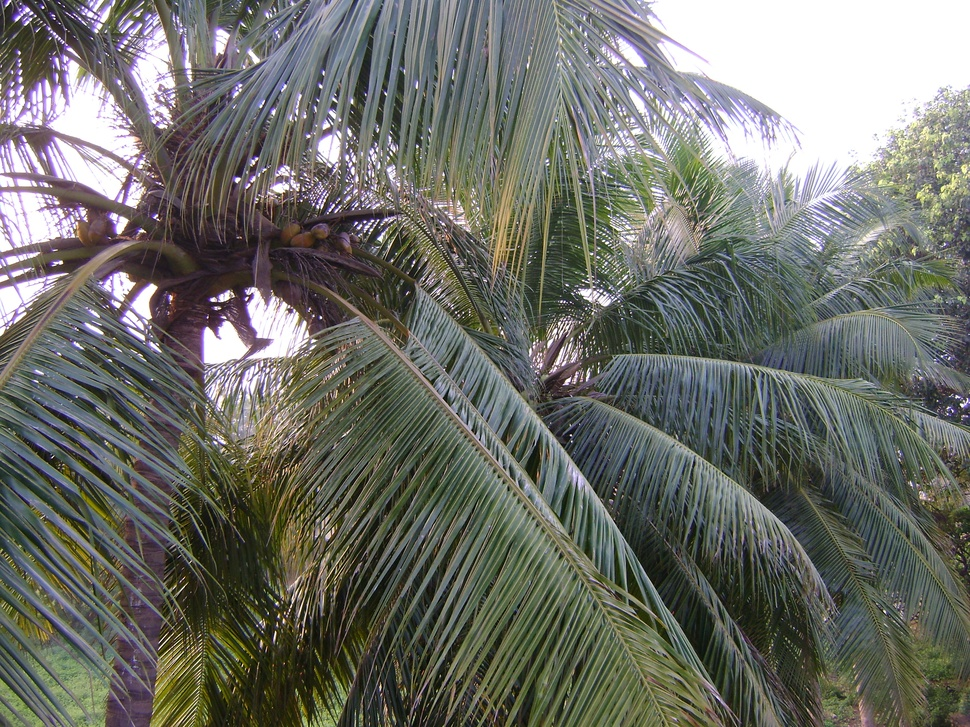
%> input picture tree3.JPG, 970 x 727 px, shrunk from 3072 x 2304 before the run
$ octave subtracting_img.m   (GNU Octave 9; MATLAB toolbox functions it lacks are replaced by stand-ins)
%> lines starting %> are read from the running program, lines starting %| are printed output that depends on the picture
pkg load image;
tree = imread('tree3.JPG');
%> tree is the input picture: size 727x970x3 uint8; mean R, G, B 109.6, 111.2, 104.2
background = imopen(tree,strel('disk',8,0));
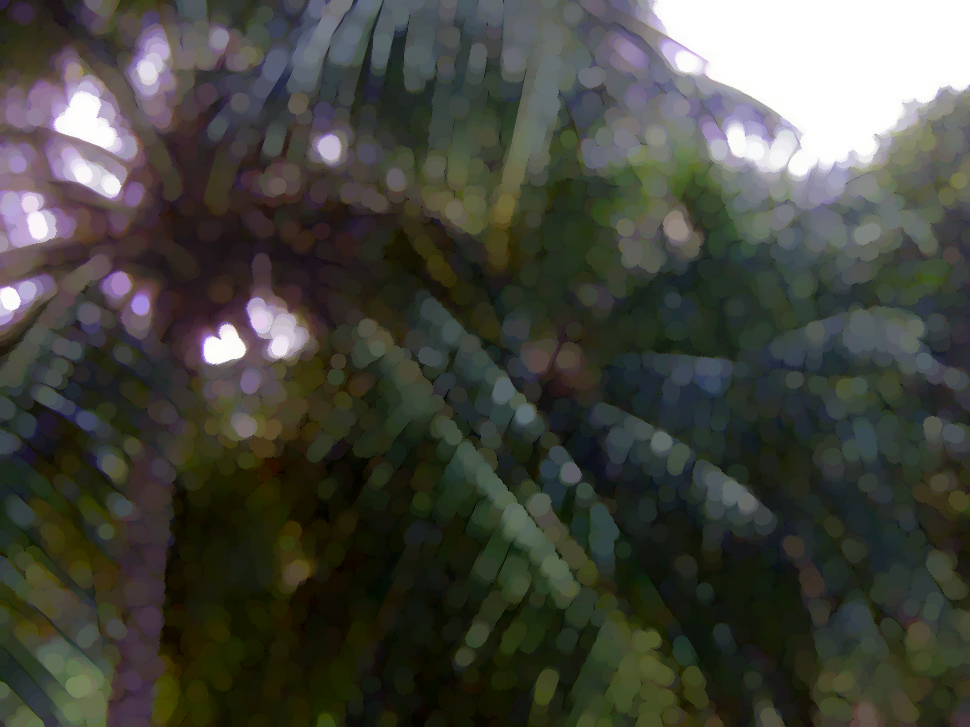
%> background: size 727x970x3 uint8; mean R, G, B 69.3, 70.5, 62.7
rice2 = imsubtract(tree,background);
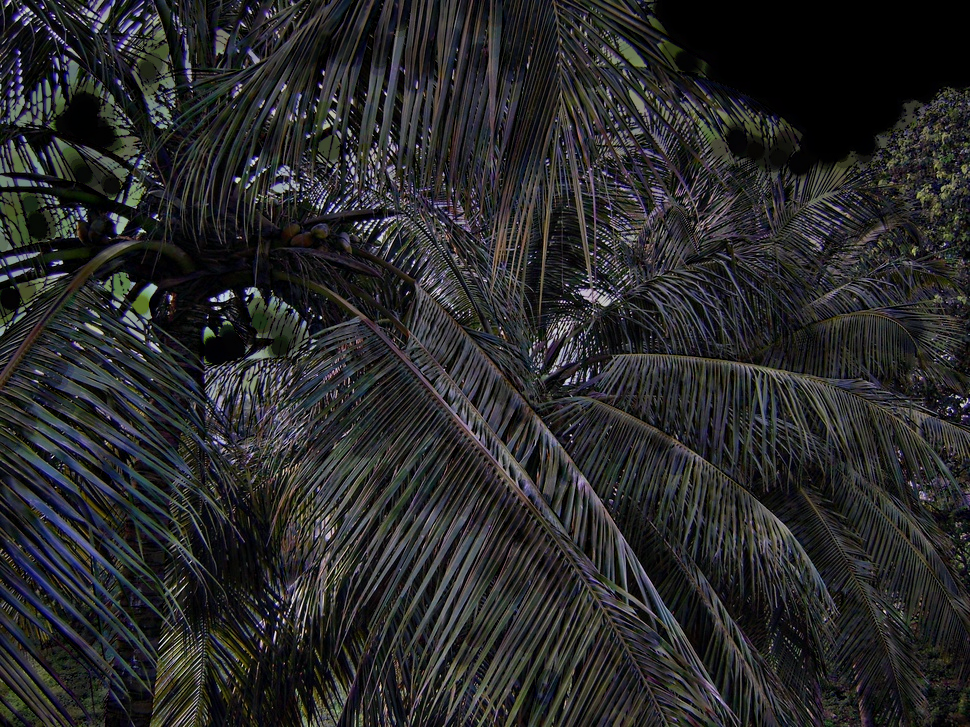
%> rice2: size 727x970x3 uint8; mean R, G, B 40.4, 40.7, 41.5
imshow(tree),figure,imshow(rice2);

$ run again, with tree1.JPG copied over tree3.JPG
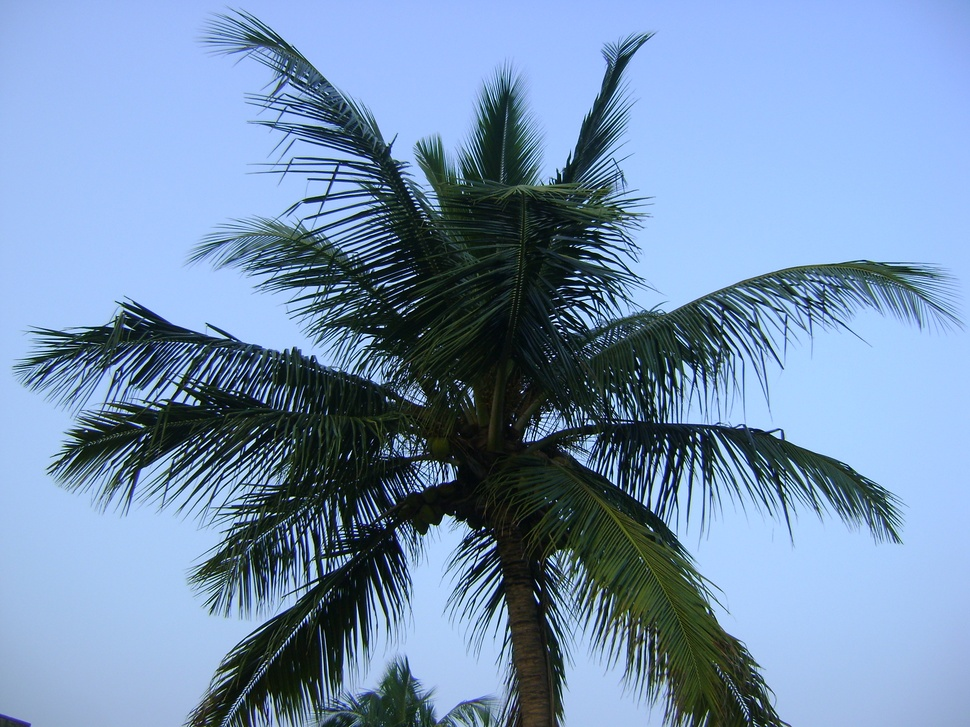
%> input picture tree1.JPG, 970 x 727 px, shrunk from 3072 x 2304 before the run
%> tree is the input picture: size 727x970x3 uint8; mean R, G, B 116.6, 144.1, 176.8
%> `background = imopen(tree,strel('disk',8,0));`:
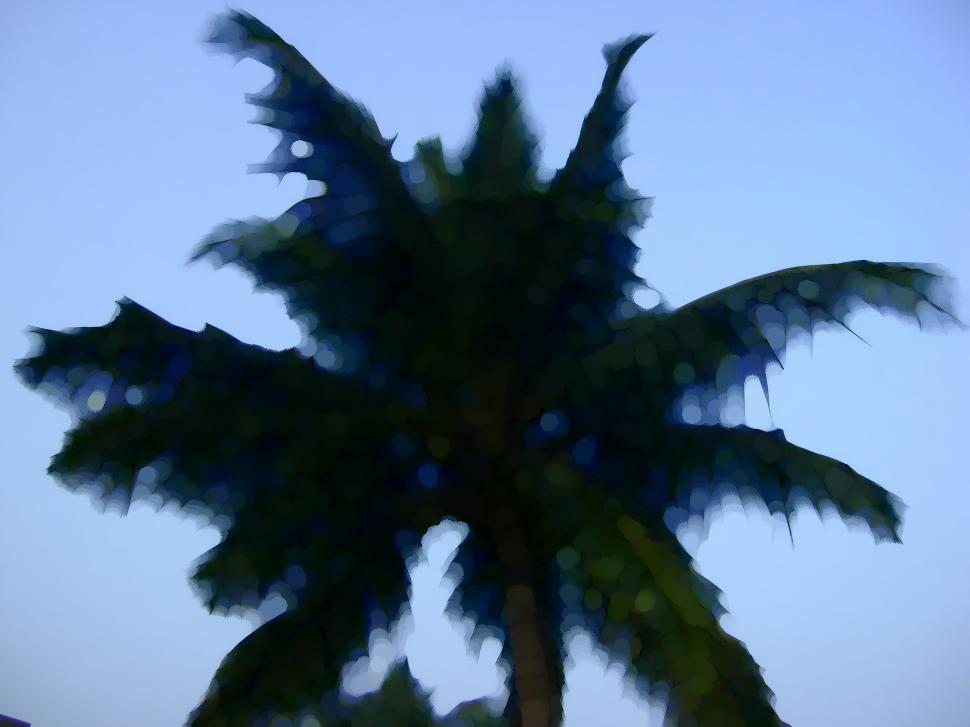
%> background: size 727x970x3 uint8; mean R, G, B 92.5, 119.2, 149.7
%> `rice2 = imsubtract(tree,background);`:
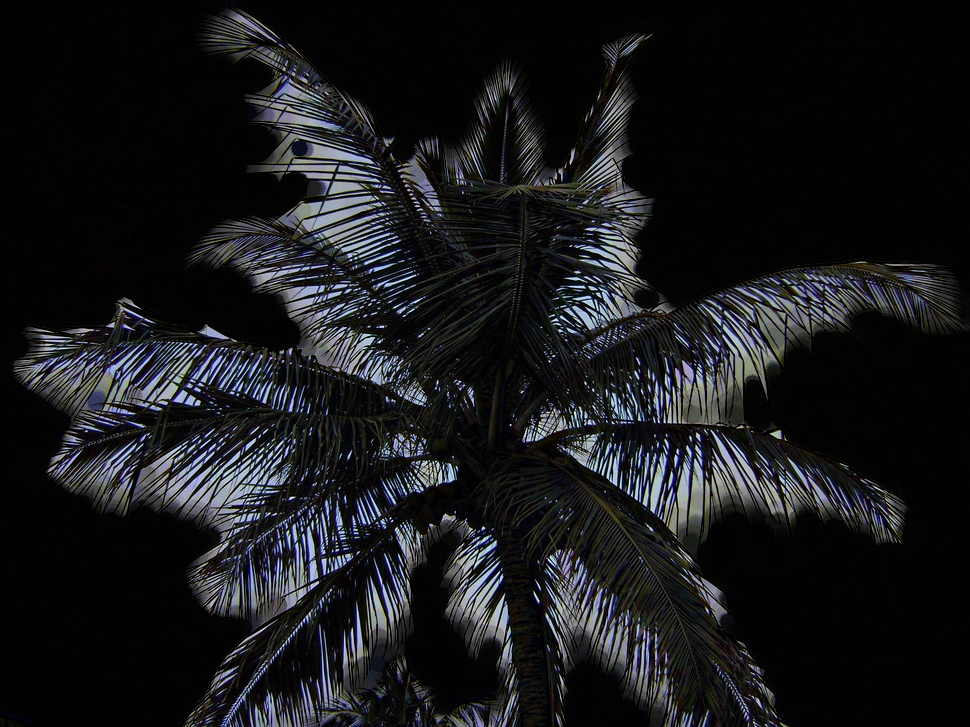
%> rice2: size 727x970x3 uint8; mean R, G, B 24.1, 24.9, 27.2

$ run again, with tree2.JPG copied over tree3.JPG
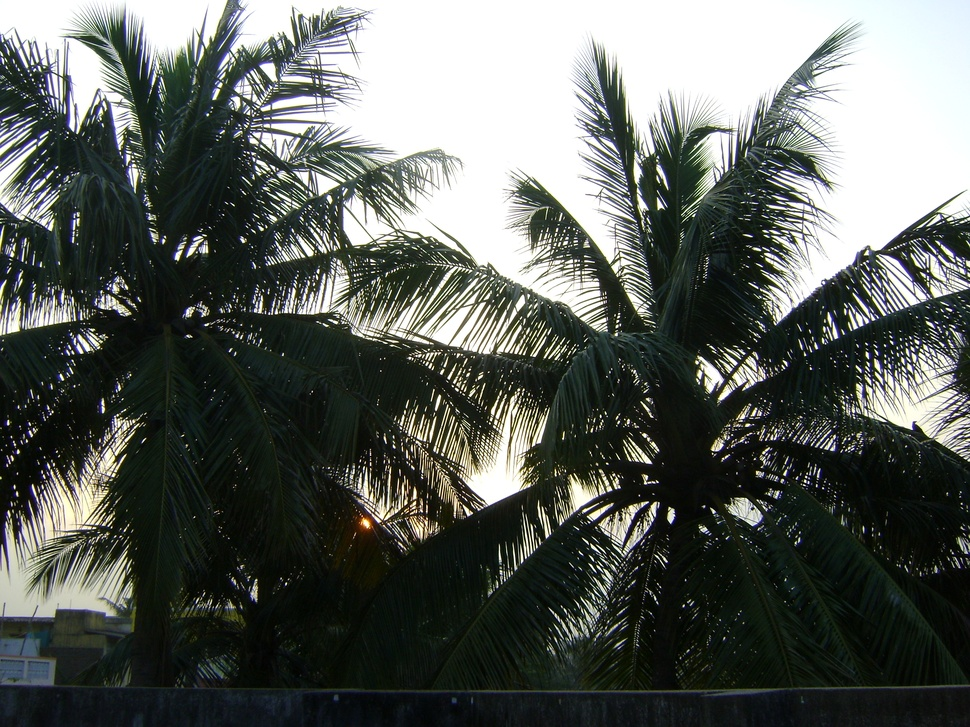
%> input picture tree2.JPG, 970 x 727 px, shrunk from 3072 x 2304 before the run
%> tree is the input picture: size 727x970x3 uint8; mean R, G, B 91.4, 95.8, 90.8
%> `background = imopen(tree,strel('disk',8,0));`:
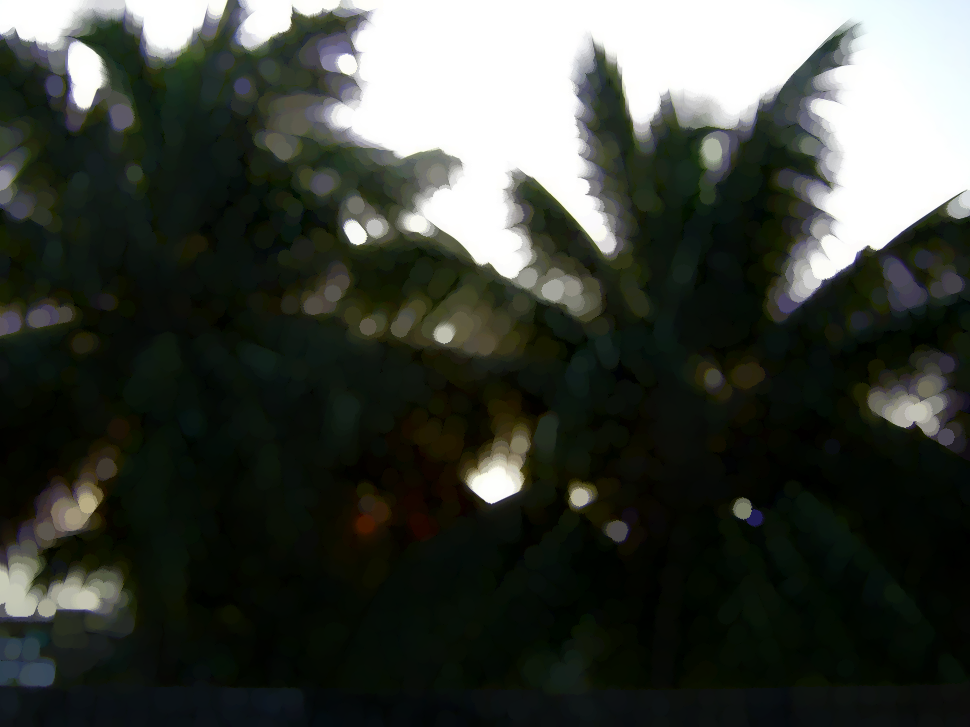
%> background: size 727x970x3 uint8; mean R, G, B 61.9, 66.2, 59.4
%> `rice2 = imsubtract(tree,background);`:
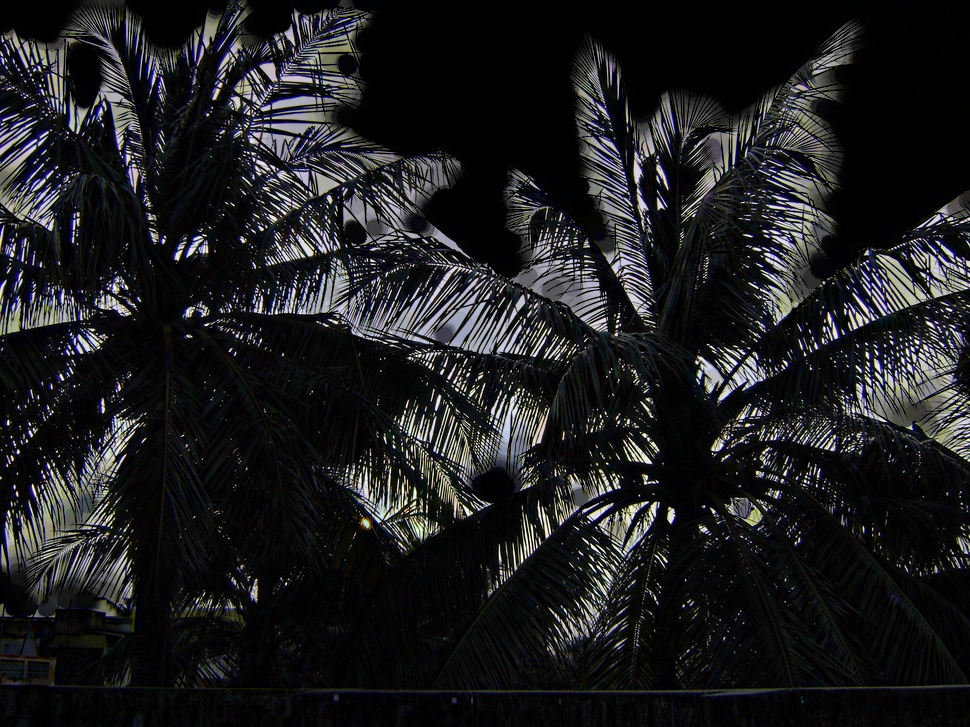
%> rice2: size 727x970x3 uint8; mean R, G, B 29.5, 29.6, 31.4

$ run again, with tree5.JPG copied over tree3.JPG
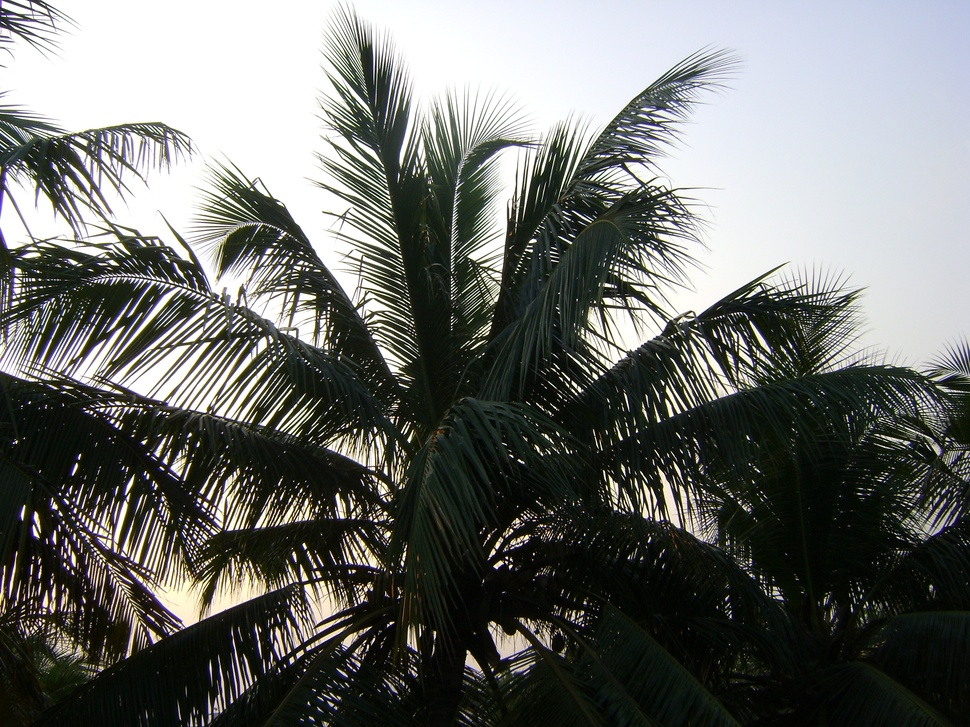
%> input picture tree5.JPG, 970 x 727 px, shrunk from 3072 x 2304 before the run
%> tree is the input picture: size 727x970x3 uint8; mean R, G, B 108.9, 110.9, 107.2
%> `background = imopen(tree,strel('disk',8,0));`:
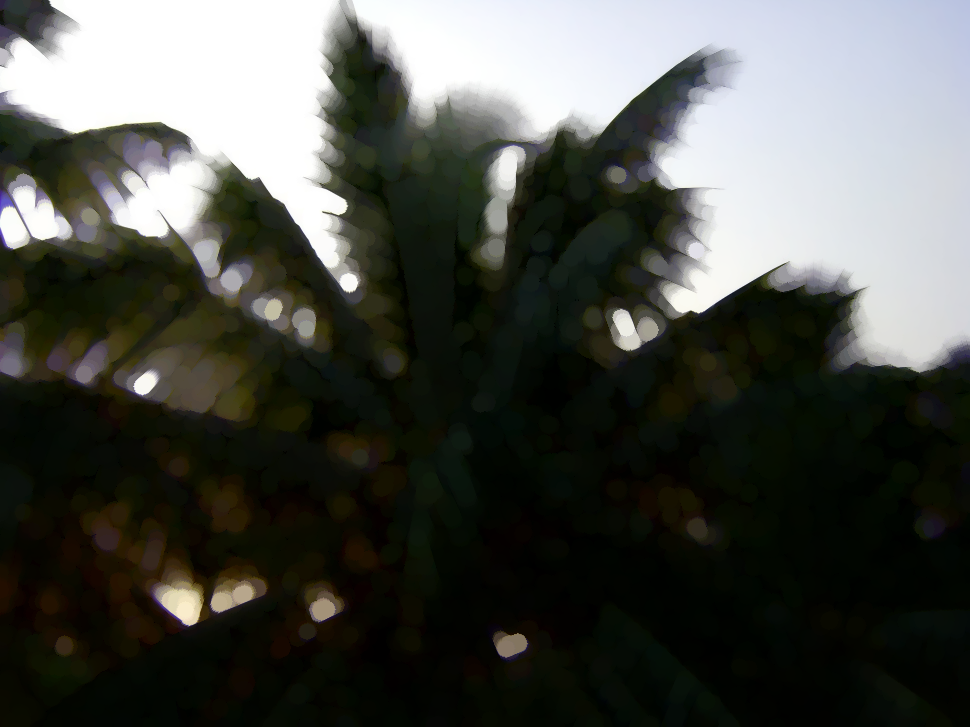
%> background: size 727x970x3 uint8; mean R, G, B 77.2, 79.1, 73.7
%> `rice2 = imsubtract(tree,background);`:
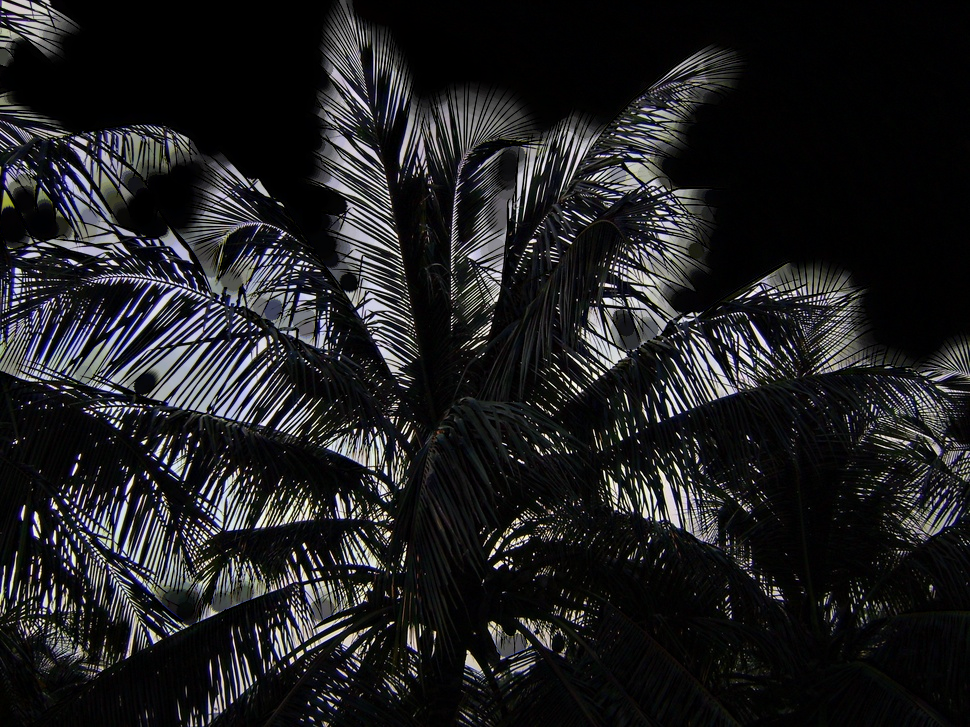
%> rice2: size 727x970x3 uint8; mean R, G, B 31.7, 31.8, 33.5
